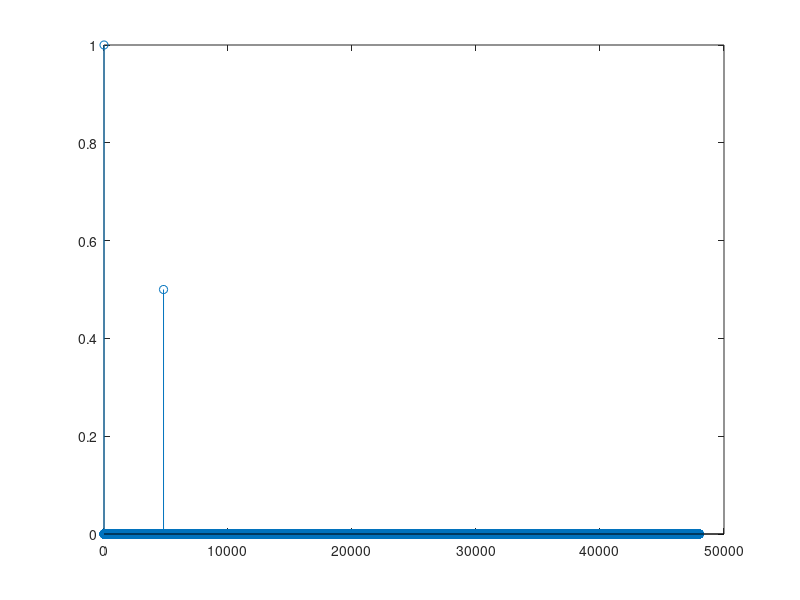

The MATLAB source for this figure:
% irMeasurement.m
% Dan Hirlinger
% 2/8/21

% Measuring the impulse response of a delay effect

Fs = 48000;
% Input measurement signal
x = [1 ; zeros(Fs,1)];

% stem(x);

% Process impulse signal with arbitrary effect
d = 0.1*Fs;
N = length(x);
h = zeros(N,1); % IR
for n = 1:N
   
    if (n-d) < 1
        h(n,1) = x(n,1);
    else
        h(n,1) = x(n,1) + 0.5 * x(n-d,1); % feed forward
        % h(n,1) = x(n,1) + 0.5 * h(n-d,1); % feed back
    end
end

stem(h);

% Save IR for Pro Tools
% audiowrite('myImpulseResponse.wav',h,Fs);